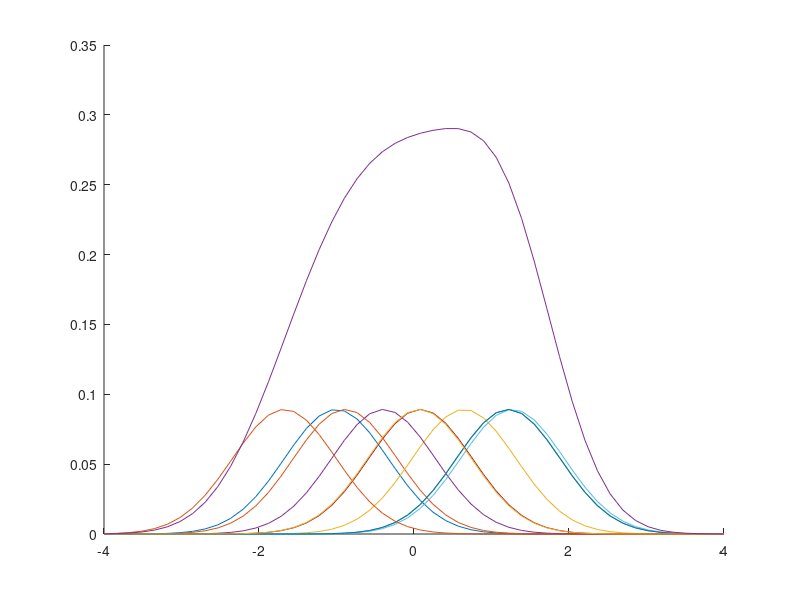

Recreate this plot in MATLAB.
% Example 9.6
% Computational Statistics Handbook with MATLAB, 2nd Edition
% Wendy L. and Angel R. Martinez

% Generate standard normal random variables.
n = 10;
data = randn(1,n);
% We will get the density estimate at these x values.
x = linspace(-4,4,50);
fhat = zeros(size(x));
h = 1.06*n^(-1/5);
hold on
for i=1:n
   % get each kernel function evaluated at x
			% centered 		at data
   f=exp(-(1/(2*h^2))*(x-data(i)).^2)/sqrt(2*pi)/h;
   plot(x,f/(n*h));
   fhat = fhat+f/(n);
end
plot(x,fhat);
hold off
